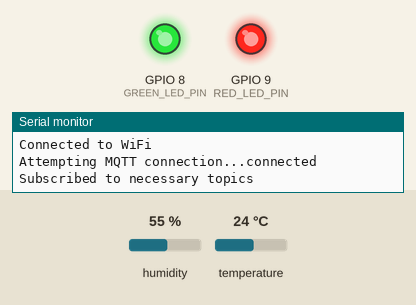
This sketch was run on a simulated ESP32-S3. On the bench: output pins drawn as LEDs (lit = HIGH), the last lines printed to the serial monitor. The inputs (shaded band) are chosen by the test bench; at power-on: humidity 55 %, temperature 24 °C. WiFi joins after 1.5 s; servers stay silent unless stated; no MQTT or app messages arrive unless stated.

Above: at 3.2 s.
3.3 s: humidity set to 51 %
6.5 s: humidity set to 48 %
At 8.4 s:
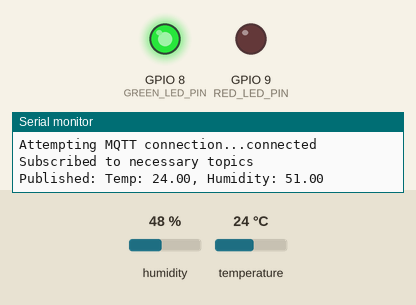
9.5 s: humidity set to 68 %
At 11.3 s:
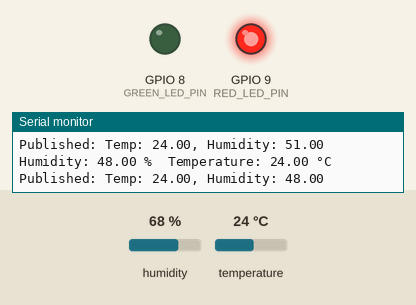
14.5 s: humidity set to 62 %
17.2 s: humidity set to 59 %
At 19.4 s:
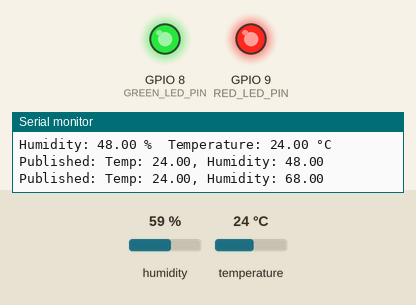
Timing chart, 0 to 20.6 s (numbered marks = the images above; inputs shaded):
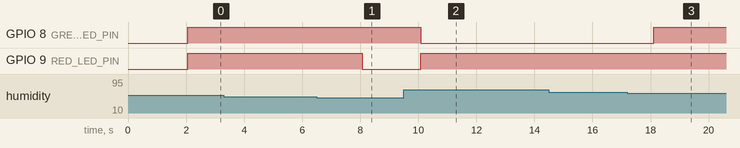

Measured:
- the behaviour switches between 50 and 49 % on humidity (found by bisection; images 0 and 1)
- the behaviour switches between 61 and 60 % on humidity (found by bisection; images 2 and 3)
- after the input at 6.5 s, GPIO 9 (RED_LED_PIN): HIGH → LOW after 1.6 s
- after the input at 9.5 s, GPIO 8 (GREEN_LED_PIN): HIGH → LOW after 0.58 s; GPIO 9 (RED_LED_PIN): LOW → HIGH after 0.58 s
- after the input at 17.2 s, GPIO 8 (GREEN_LED_PIN): LOW → HIGH after 0.90 s

The sketch:

HumidTempLED.ino
```cpp
#include <DHT.h>
#include <WiFi.h>
#include <PubSubClient.h>

#define DHTPIN 10        // Pin where the DHT22 is connected
#define DHTTYPE DHT22    // DHT 22 (AM2302)

// Wi-Fi credentials
const char* ssid = "wifiSSD";              // Replace with your Wi-Fi SSID
const char* password = "WifiPass";       // Replace with your Wi-Fi password

// MQTT broker details
const char* mqtt_server = "MQTTIP";  // Replace with your MQTT broker IP
const char* publish_topic = "sensor/data";   // Topic to publish temperature and humidity data
const char* ack_topic = "sensor/ack";        // Topic to receive acknowledgment for the published data
const char* request_topic = "sensor/request"; // Topic to subscribe to for sensor data requests

// Initialize DHT sensor
DHT dht(DHTPIN, DHTTYPE);

// MQTT Client
WiFiClient espClient;
PubSubClient client(espClient);

// LED Pins
#define RED_LED_PIN 9    // Red LED for high humidity
#define GREEN_LED_PIN 8   // Green LED for low humidity

// Timing variables
unsigned long lastPublishTime = 0;  // Time for last publish
const unsigned long publishInterval = 3600000;  // 1 hour in milliseconds
const unsigned long printInterval = 10000;        // 10 seconds in milliseconds
const unsigned long ackTimeout = 5000;            // Timeout waiting for ack (5 seconds)

// State variables
bool ledControlEnabled = true;  // Flag to control whether LED logic is active
bool ackReceived = false;       // Flag to track if ACK was received

// Sensor data to resend
char lastPayload[64];

// Timing for ACK
unsigned long lastSendTime = 0;

void setup() {
    Serial.begin(115200);
    dht.begin();

    pinMode(RED_LED_PIN, OUTPUT);
    pinMode(GREEN_LED_PIN, OUTPUT);

    // Connect to Wi-Fi
    WiFi.begin(ssid, password);
    while (WiFi.status() != WL_CONNECTED) {
        delay(1000);
        Serial.println("Connecting to WiFi...");
    }
    Serial.println("Connected to WiFi");

    // Set MQTT server and callback function
    client.setServer(mqtt_server, 1883);
    client.setCallback(callback);

    // Ensure MQTT connection
    reconnect();
}

void loop() {
    // Check if MQTT client is connected
    if (!client.connected()) {
        reconnect();
    }
    client.loop();  // Keep the connection alive

    // Read temperature and humidity
    float h = dht.readHumidity();
    float t = dht.readTemperature();

    // Check if readings failed
    if (isnan(h) || isnan(t)) {
        Serial.println("Failed to read from DHT sensor!");
        return;
    }

    // Print temperature and humidity to Serial Monitor every 10 seconds
    static unsigned long lastPrintTime = 0;
    if (millis() - lastPrintTime >= printInterval) {
        Serial.print("Humidity: ");
        Serial.print(h);
        Serial.print(" %\t");
        Serial.print("Temperature: ");
        Serial.print(t);
        Serial.println(" °C");
        lastPrintTime = millis();
    }

    // Control LEDs based on humidity if LED control is enabled
    if (ledControlEnabled) {
        if (h < 50) {
            // Low humidity - Turn on green LED
            digitalWrite(GREEN_LED_PIN, HIGH);
            digitalWrite(RED_LED_PIN, LOW);
        } else if (h >= 50 && h <= 60) {
            // Moderate humidity - Turn on both red and green for orange
            digitalWrite(GREEN_LED_PIN, HIGH);
            digitalWrite(RED_LED_PIN, HIGH);
        } else {
            // High humidity - Turn on red LED
            digitalWrite(RED_LED_PIN, HIGH);
            digitalWrite(GREEN_LED_PIN, LOW);
        }
    } else {
        // LED control is disabled, so turn off both LEDs
        digitalWrite(RED_LED_PIN, LOW);
        digitalWrite(GREEN_LED_PIN, LOW);
    }

    // Publish temperature and humidity to MQTT topic every hour or if ACK is not received
    if (millis() - lastPublishTime >= publishInterval || !ackReceived) {
        if (millis() - lastSendTime > ackTimeout && !ackReceived) {
            sprintf(lastPayload, "Temp: %.2f, Humidity: %.2f", t, h);
            client.publish(publish_topic, lastPayload);
            Serial.println("Published: " + String(lastPayload));
            lastSendTime = millis();
            ackReceived = false; // Expect ACK
        }
    }
}

// MQTT callback function to handle messages
void callback(char* topic, byte* payload, unsigned int length) {
    String message;
    for (unsigned int i = 0; i < length; i++) {
        message += (char)payload[i];
    }
    Serial.print("Message arrived on topic: ");
    Serial.println(topic);
    Serial.print("Message: ");
    Serial.println(message);

    // Handle ACK for sensor data
    if (String(topic) == ack_topic) {
        if (message == "ACK") {
            ackReceived = true;  // Acknowledgment received, stop resending
            Serial.println("ACK received, stopping resend");
        }
    }

    // Handle requests for sensor data
    if (String(topic) == request_topic) {
        if (message == "GET_DATA") {
            float h = dht.readHumidity();
            float t = dht.readTemperature();
            char response[64];
            sprintf(response, "Temp: %.2f, Humidity: %.2f", t, h);
            client.publish("sensor/response", response);
            Serial.println("Responded with sensor data: " + String(response));
        }
    }

    // Handle LED control (turn on/off LED logic)
    if (String(topic) == "led/control") {
        if (message == "LED_CONTROL_ON") {
            ledControlEnabled = true;
            Serial.println("LED control enabled");
        } else if (message == "LED_CONTROL_OFF") {
            ledControlEnabled = false;
            Serial.println("LED control disabled");
        }
    }
}

void reconnect() {
    // Loop until we're reconnected
    while (!client.connected()) {
        Serial.print("Attempting MQTT connection...");
        // Attempt to connect
        if (client.connect("ESP32Client")) {
            Serial.println("connected");
            // Subscribe to the LED control, ack, and request topics
            client.subscribe("led/control");
            client.subscribe(ack_topic);
            client.subscribe(request_topic);
            Serial.println("Subscribed to necessary topics");
        } else {
            Serial.print("failed, rc=");
            Serial.print(client.state());
            Serial.println(" try again in 5 seconds");
            delay(5000);
        }
    }
}
```
